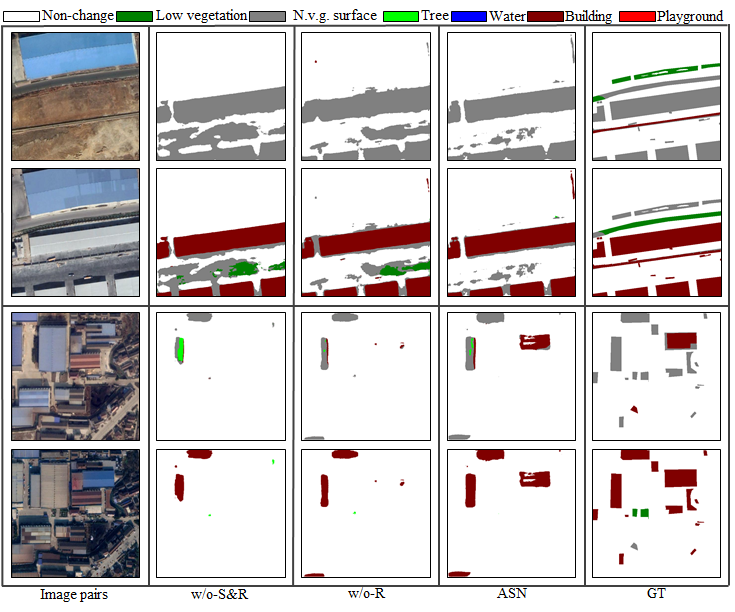
#> input picture SCD_files/Ablation.png, 735 x 612 px, given as the content of the folder ./prediction_dir/, which was not available
$ python Metric.py
#> lines starting #> are read from the running program, lines starting #| are printed output that depends on the picture; long printed decimals are rounded; pictures that were not available may be replaced by others from this repository, and a replacement may not be noted
from PIL import Image
import numpy as np
import math
import os


num_class = 37
IMAGE_FORMAT = '.png'
INFER_DIR = './prediction_dir/'
LABEL_DIR = './label_dir/'


def fast_hist(a, b, n):
    k = (a >= 0) & (a < n)
    return np.bincount(n * a[k].astype(int) + b[k], minlength=n ** 2).reshape(n, n)


def get_hist(image, label):
    hist = np.zeros((num_class, num_class))
    hist += fast_hist(image.flatten(), label.flatten(), num_class)
    return hist


def cal_kappa(hist):
    if hist.sum() == 0:
        po = 0
        pe = 1
        kappa = 0
    else:
        po = np.diag(hist).sum() / hist.sum()
        pe = np.matmul(hist.sum(1), hist.sum(0).T) / hist.sum() ** 2
        if pe == 1:
            kappa = 0
        else:
            kappa = (po - pe) / (1 - pe)
    return kappa


def Eval():
    name_list = sorted(os.listdir(INFER_DIR))
    hist = np.zeros((num_class, num_class))
    for idx in range(len(name_list)):
        name = name_list[idx].split('.')[0]
        infer_file = INFER_DIR + '/' + str(name) + IMAGE_FORMAT
        label_file = LABEL_DIR + '/' + str(name) + IMAGE_FORMAT
        infer = Image.open(infer_file)
#> infer is the input picture: PIL image 735x612 RGB; mean R, G, B 207.1, 202.4, 202.7
        label = Image.open(label_file)
        infer_array = np.array(infer)
        label_array = np.array(label)
        hist += get_hist(infer_array, label_array)
#> in fast_hist, `return np.bincount(n * a[k].astype(int) + b[k], minlength=n ** 2).resh..`:
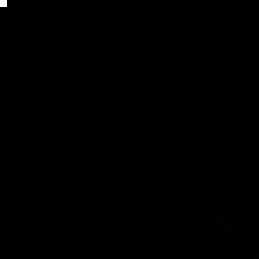
#> returned value: shape (37, 37) int64 (shown 7 times larger); min 0, max 75163, mean 66.6; drawn with min black and max white

    hist_fg = hist[1:, 1:]
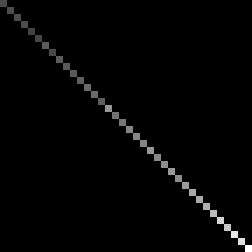
#> hist_fg: shape (36, 36) float64 (shown 7 times larger); min 0, max 860, mean 12.4; drawn with min black and max white
    c2hist = np.zeros((2, 2))
    c2hist[0][0] = hist[0][0]
    c2hist[0][1] = hist.sum(1)[0] - hist[0][0]
    c2hist[1][0] = hist.sum(0)[0] - hist[0][0]
    c2hist[1][1] = hist_fg.sum()
    hist_n0 = hist.copy()
    hist_n0[0][0] = 0
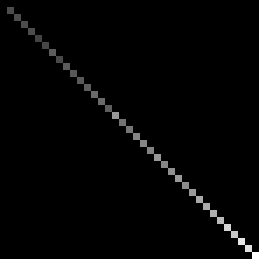
#> hist_n0: shape (37, 37) float64 (shown 7 times larger); min 0, max 860, mean 11.7; drawn with min black and max white
    kappa_n0 = cal_kappa(hist_n0)
#> in cal_kappa, `po = np.diag(hist).sum() / hist.sum()`: po = 1
#> in cal_kappa, `pe = np.matmul(hist.sum(1), hist.sum(0).T) / hist.sum() ** 2`: pe = 0.0317
#> in cal_kappa, `kappa = (po - pe) / (1 - pe)`: kappa = 1
#> kappa_n0 = 1
    iu = np.diag(c2hist) / (c2hist.sum(1) + c2hist.sum(0) - np.diag(c2hist))
    IoU_fg = iu[1]
    IoU_mean = (iu[0] + iu[1]) / 2
    Sek = (kappa_n0 * math.exp(IoU_fg)) / math.e
#> Sek = 1

    print('Mean IoU = %.5f' % IoU_mean)
    print('Sek = %.5f' % Sek)
#| Sek = 1.000


if __name__ == '__main__':
    Eval()

$ run again, on SCD_files/Fig_res.png
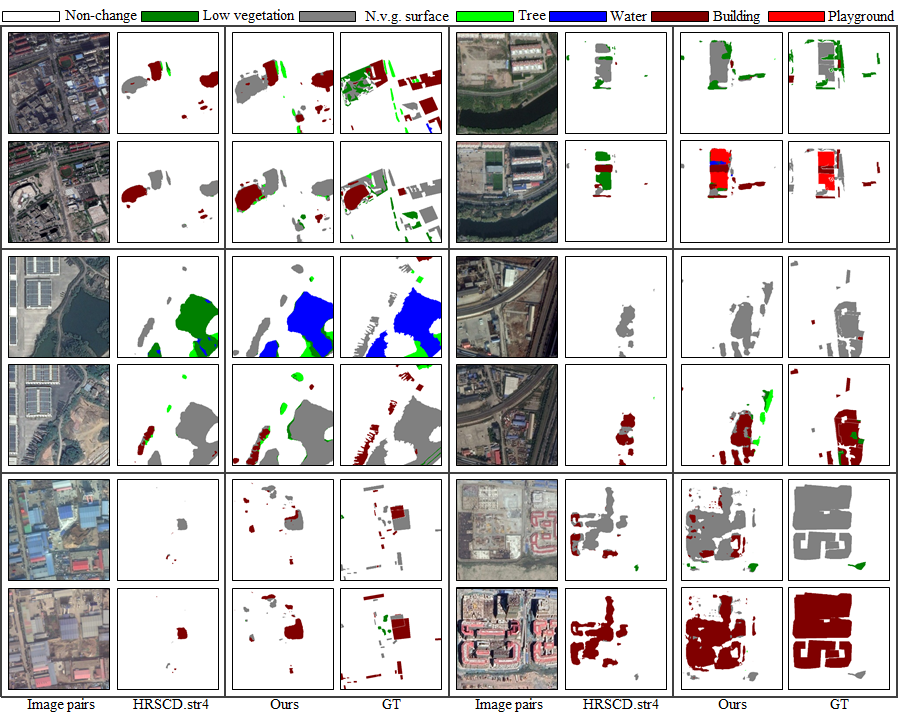
#> input picture SCD_files/Fig_res.png, 906 x 722 px, given as the content of the folder ./prediction_dir/, which was not available
#> in Eval, infer is the input picture: PIL image 906x722 RGB; mean R, G, B 202.9, 200.2, 200.4
#> in Eval, `hist_fg = hist[1:, 1:]`:
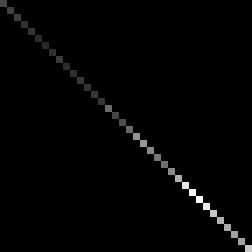
#> hist_fg: shape (36, 36) float64 (shown 7 times larger); min 0, max 1461, mean 18.5; drawn with min black and max white
#> in Eval, `hist_n0[0][0] = 0`:
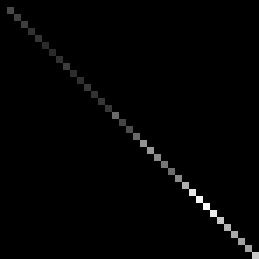
#> hist_n0: shape (37, 37) float64 (shown 7 times larger); min 0, max 1461, mean 17.5; drawn with min black and max white
#> po = 1
#> pe = 0.0369
#> kappa = 1
#| Sek = 1.000
